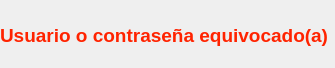
<?xml version="1.0" encoding="UTF-8"?>
<ui version="4.0">
 <class>Error</class>
 <widget class="QDialog" name="Error">
  <property name="geometry">
   <rect>
    <x>0</x>
    <y>0</y>
    <width>335</width>
    <height>68</height>
   </rect>
  </property>
  <property name="windowTitle">
   <string>Dialog</string>
  </property>
  <widget class="QLabel" name="label">
   <property name="geometry">
    <rect>
     <x>0</x>
     <y>0</y>
     <width>331</width>
     <height>71</height>
    </rect>
   </property>
   <property name="text">
    <string>&lt;html&gt;&lt;head/&gt;&lt;body&gt;&lt;p&gt;&lt;span style=&quot; font-size:14pt; font-weight:600; color:#ff2300;&quot;&gt;Usuario o contraseña equivocado(a)&lt;/span&gt;&lt;/p&gt;&lt;/body&gt;&lt;/html&gt;</string>
   </property>
  </widget>
 </widget>
 <resources/>
 <connections/>
</ui>
